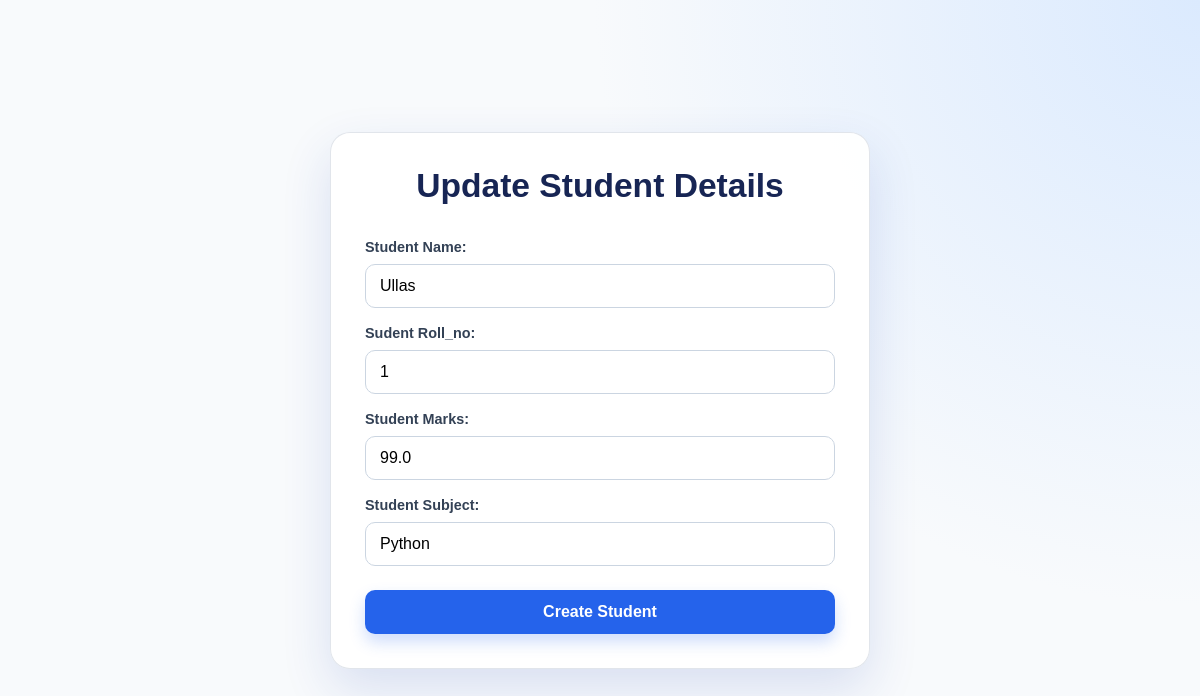
/update/1/, run on an earlier commit of the app's database.
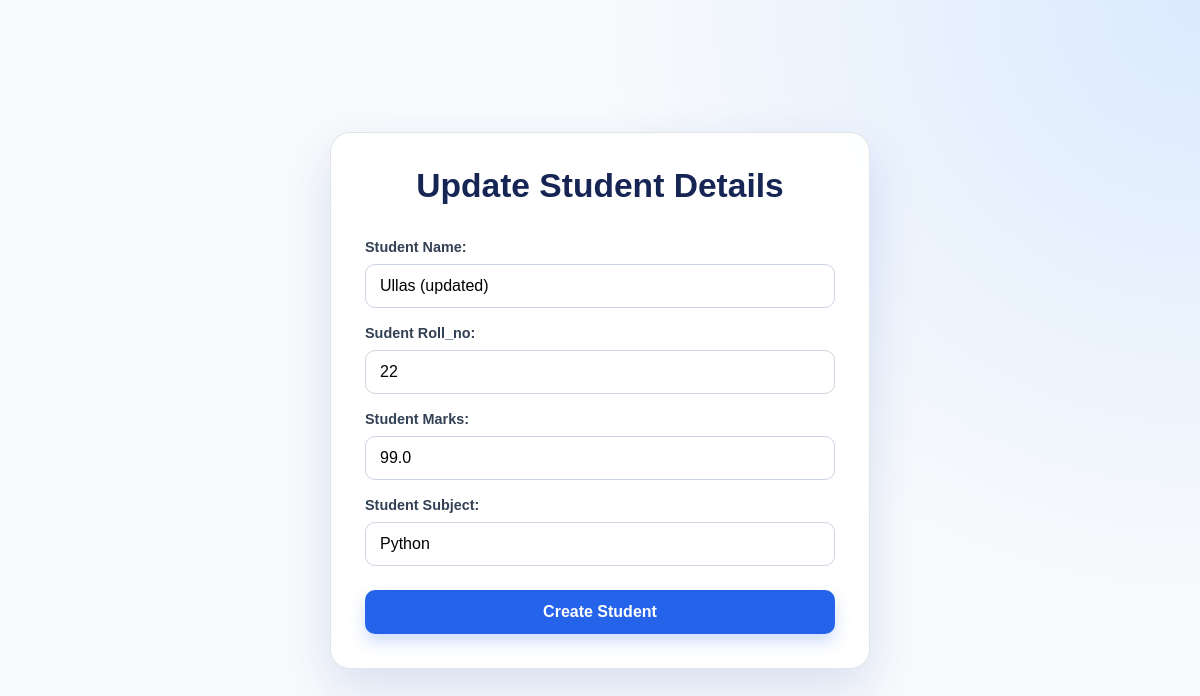
And on a later commit of the database.
### student/models.py (models this page shows, shortened)
class Student(models.Model):
    name = models.CharField(max_length=50)
    roll_no = models.IntegerField(unique=True)
    marks = models.FloatField()
    subject = models.CharField(max_length=100)

### student/views.py (the view, shortened to what this page needs)
# urls.py: path('update/<int:student_id>/',views.update,name = 'update'),
def update(request,student_id):
    try:
        student = Student.objects.get(id = student_id)
    except Student.DoesNotExist:
        return HttpResponse('<h1>Not Found<h1>')
    context = {"student":student,'op':"update"}
    return render(request,'update.html',context)

### student/templates/update.html (shortened to what this page needs)
{% extends 'base.html' %}
{% load static %}
{% block head %}
<link rel="stylesheet" href="{% static 'css/update.css' %}">
{% endblock head %}
{% block content %}
<section class="update-page">
    <div class="main update-card">
        <h1>Update Student Details</h1>
        <div class="form">
            {% include 'partials/forms.html' %}
        </div>
    </div>
</section>
{% endblock content %}

### student/templates/partials/forms.html (shortened to what this page needs)
<form action="" method="post">
    <label for="">Student Name:</label>
    <input type="text" name="name" id="" placeholder="Enter student name" value="{{ student.name }}">
    <label for="">Sudent Roll_no:</label>
    <input type="number" name="roll_no" id="" placeholder="Enter Student Roll-No" value="{{ student.roll_no }}">
    <label for="">Student Marks: </label>
    <input type="number" name="marks"  placeholder="Enter Student Marks" id="" value="{{ student.marks}}">
    <label for="">Student Subject:</label>
    <input type="text" placeholder="Student Subject" name="subject" id="" value="{{ student.subject }}">
    <button type="submit"> Create Student </button>
</form>

What changed in the data, as far as the page shows it:
changed Student "Python": name "Ullas" → "Ullas (updated)"; roll_no "1" → "22"
